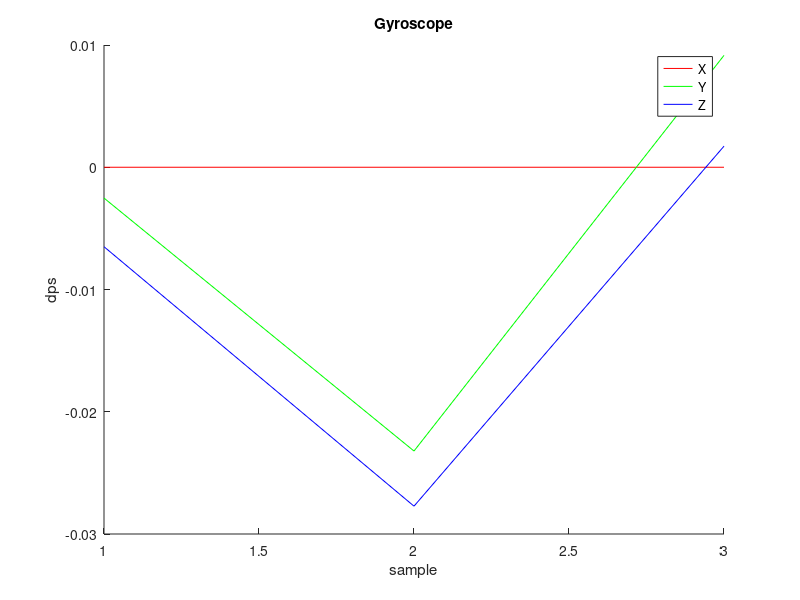
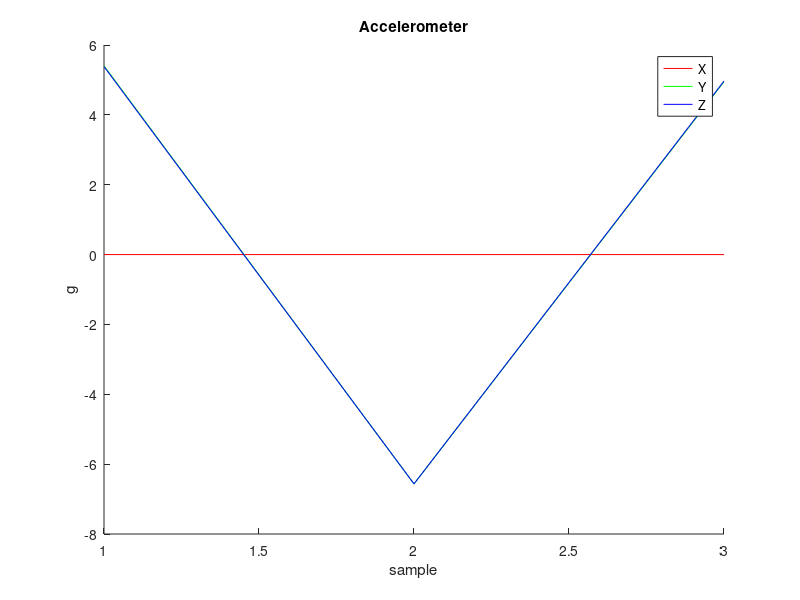

These figures' MATLAB source, in order: (Note: this script raises an error after producing the figures.)
%% Housekeeping
 
addpath('ximu_matlab_library');	% include x-IMU MATLAB library
addpath('quaternion_library');	% include quatenrion library
close all;                     	% close all figures
clear;                         	% clear all variables
clc;                          	% clear the command terminal
 
%% Import data

samplePeriod = 1/100;

gyr = load('imuGyro.mat');
acc = load('imuAcc.mat');
gyr=gyr.imuGyro';
acc=acc.imuAcc';

% Plot
figure('NumberTitle', 'off', 'Name', 'Gyroscope');
hold on;
plot(gyr(:,1), 'r');
plot(gyr(:,2), 'g');
plot(gyr(:,3), 'b');
xlabel('sample');
ylabel('dps');
title('Gyroscope');
legend('X', 'Y', 'Z');

figure('NumberTitle', 'off', 'Name', 'Accelerometer');
hold on;
plot(acc(:,1), 'r');
plot(acc(:,2), 'g');
plot(acc(:,3), 'b');
xlabel('sample');
ylabel('g');
title('Accelerometer');
legend('X', 'Y', 'Z');

%% Process data through AHRS algorithm (calcualte orientation)
% See: http://www.x-io.co.uk/open-source-imu-and-ahrs-algorithms/

R = zeros(3,3,length(gyr));     % rotation matrix describing sensor relative to Earth

ahrs = MahonyAHRS('SamplePeriod', samplePeriod, 'Kp', 1);

for i = 1:length(gyr)
    ahrs.UpdateIMU(gyr(i,:) * (pi/180), acc(i,:));	% gyroscope units must be radians
    R(:,:,i) = quatern2rotMat(ahrs.Quaternion)';    % transpose because ahrs provides Earth relative to sensor
end

%% Calculate 'tilt-compensated' accelerometer

tcAcc = zeros(size(acc));  % accelerometer in Earth frame

for i = 1:length(acc)
    tcAcc(i,:) = R(:,:,i) * acc(i,:)';
end

% Plot
figure('NumberTitle', 'off', 'Name', '''Tilt-Compensated'' accelerometer');
hold on;
plot(tcAcc(:,1), 'r');
plot(tcAcc(:,2), 'g');
plot(tcAcc(:,3), 'b');
xlabel('sample');
ylabel('g');
title('''Tilt-compensated'' accelerometer');
legend('X', 'Y', 'Z');

%% Calculate linear acceleration in Earth frame (subtracting gravity)

linAcc = tcAcc - [zeros(length(tcAcc), 1), zeros(length(tcAcc), 1), ones(length(tcAcc), 1)];
linAcc = linAcc * 9.81;     % convert from 'g' to m/s/s

% Plot
figure('NumberTitle', 'off', 'Name', 'Linear Acceleration');
hold on;
plot(linAcc(:,1), 'r');
plot(linAcc(:,2), 'g');
plot(linAcc(:,3), 'b');
xlabel('sample');
ylabel('g');
title('Linear acceleration');
legend('X', 'Y', 'Z');

%% Calculate linear velocity (integrate acceleartion)

linVel = zeros(size(linAcc));

for i = 2:length(linAcc)
    linVel(i,:) = linVel(i-1,:) + linAcc(i,:) * samplePeriod;
end

% Plot
figure('NumberTitle', 'off', 'Name', 'Linear Velocity');
hold on;
plot(linVel(:,1), 'r');
plot(linVel(:,2), 'g');
plot(linVel(:,3), 'b');
xlabel('sample');
ylabel('g');
title('Linear velocity');
legend('X', 'Y', 'Z');

%% High-pass filter linear velocity to remove drift

order = 1;
filtCutOff = 0.1;
[b, a] = butter(order, (2*filtCutOff)/(1/samplePeriod), 'high');
linVelHP = filtfilt(b, a, linVel);


% Plot
figure('NumberTitle', 'off', 'Name', 'High-pass filtered Linear Velocity');
hold on;
plot(linVelHP(:,1), 'r');
plot(linVelHP(:,2), 'g');
plot(linVelHP(:,3), 'b');
xlabel('sample');
ylabel('g');
title('High-pass filtered linear velocity');
legend('X', 'Y', 'Z');

%% Calculate linear position (integrate velocity)

linPos = zeros(size(linVelHP));

for i = 2:length(linVelHP)
    linPos(i,:) = linPos(i-1,:) + linVelHP(i,:) * samplePeriod;
end

% Plot
figure('NumberTitle', 'off', 'Name', 'Linear Position');
hold on;
plot(linPos(:,1), 'r');
plot(linPos(:,2), 'g');
plot(linPos(:,3), 'b');
xlabel('sample');
ylabel('g');
title('Linear position');
legend('X', 'Y', 'Z');

%% High-pass filter linear position to remove drift

order = 1;
filtCutOff = 0.1;
[b, a] = butter(order, (2*filtCutOff)/(1/samplePeriod), 'high');
linPosHP = filtfilt(b, a, linPos);

% Plot
figure('NumberTitle', 'off', 'Name', 'High-pass filtered Linear Position');
hold on;
plot(linPosHP(:,1), 'r');
plot(linPosHP(:,2), 'g');
plot(linPosHP(:,3), 'b');
xlabel('sample');
ylabel('g');
title('High-pass filtered linear position');
legend('X', 'Y', 'Z');

%% Play animation

SamplePlotFreq = 8;

SixDOFanimation(linPosHP, R, ...
                'SamplePlotFreq', SamplePlotFreq, 'Trail', 'Off', ...
                'Position', [9 39 1280 720], ...
                'AxisLength', 0.1, 'ShowArrowHead', false, ...
                'Xlabel', 'X (m)', 'Ylabel', 'Y (m)', 'Zlabel', 'Z (m)', 'ShowLegend', false, 'Title', 'Unfiltered',...
                'CreateAVI', false, 'AVIfileNameEnum', false, 'AVIfps', ((1/samplePeriod) / SamplePlotFreq));            
 
%% End of script